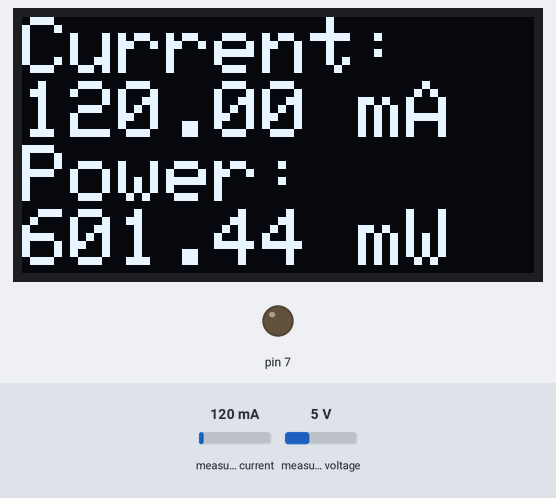
The sketch below on a simulated Arduino Uno, built with avr-gcc and run on an emulated ATmega328P. Parts: 128×64 one-colour display, output pins drawn as LEDs (lit = HIGH). The inputs (shaded band) are chosen by the test bench; at power-on: measured current 120 mA, measured voltage 5 V. What the sketch prints to the serial monitor is not drawn.

Above: at 2.2 s.
2.3 s: measured current set to 40 mA
At 4.5 s:
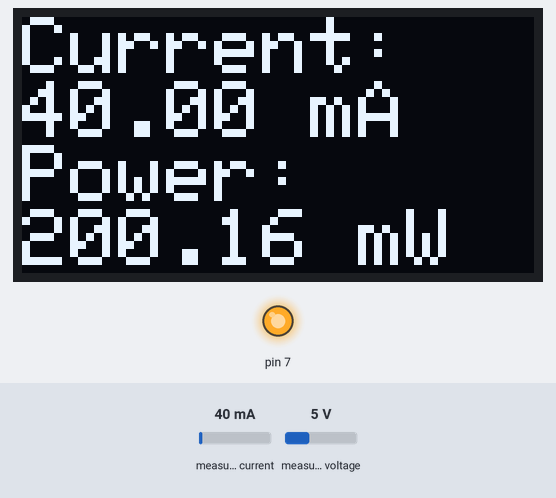
7.7 s: measured voltage set to 0.3 V
At 10.7 s:
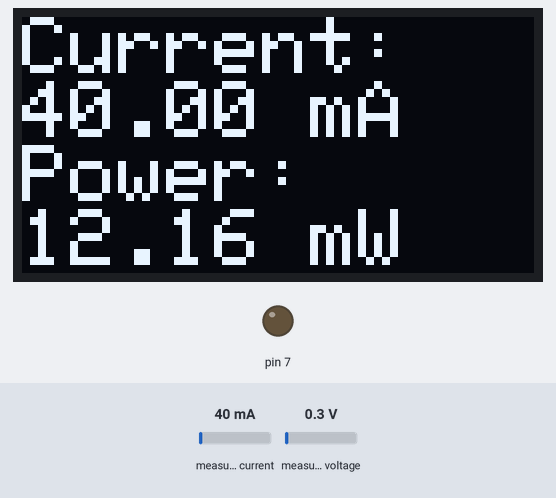
12.7 s: measured current set to 500 mA
At 14.8 s:
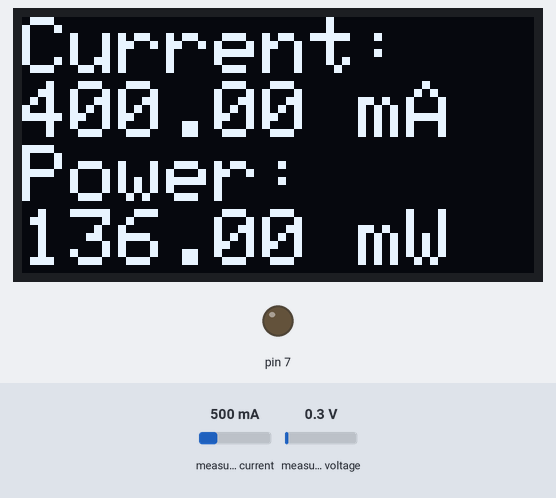
16.8 s: measured voltage set to 3.8 V
At 18.8 s:
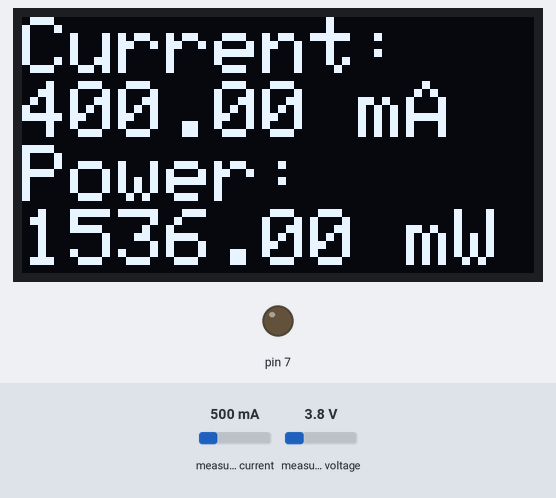
Timing chart, 0 to 21.9 s (numbered marks = the images above; inputs shaded):
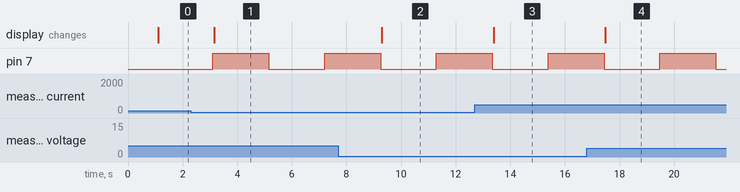

The sketch:

power_meter.ino
```cpp
// Libraries
#include <SPI.h>
#include <Wire.h>
#include <Adafruit_GFX.h>
#include <Adafruit_SSD1306.h>
#include <Adafruit_INA219.h>

// INA sensor
Adafruit_INA219 ina219;

// OLED screen
#define OLED_RESET 4
Adafruit_SSD1306 display(OLED_RESET);
#if (SSD1306_LCDHEIGHT != 64)
#error("Height incorrect, please fix Adafruit_SSD1306.h!");
#endif

// Measurement variables
float current_mA;
float power_mW;

void setup()   {

  Serial.begin(115200);

  // Init INA219
  ina219.begin();
  ina219.setCalibration_16V_400mA();

  // Init OLED
  display.begin(SSD1306_SWITCHCAPVCC, 0x3D);

  // Display welcome message
  display.clearDisplay();
  display.setTextSize(2);
  display.setTextColor(WHITE);
  display.setCursor(0,26);
  display.println("Ready!");
  display.display();
  delay(1000);

  // LED
  pinMode(7, OUTPUT);

}


void loop() {

  // LED OFF
  digitalWrite(7, LOW);

  // Measure
  current_mA = measureCurrent();
  power_mW = measurePower();

  // Display data
  displayData(current_mA, power_mW);
  delay(2000);

  // LED ON
  digitalWrite(7, HIGH);

  // Measure
  current_mA = measureCurrent();
  power_mW = measurePower();

   // Display data
  displayData(current_mA, power_mW);
  delay(2000);

}

// Function to measure current
float measureCurrent() {

  // Measure
  float shuntvoltage = ina219.getShuntVoltage_mV();
  float busvoltage = ina219.getBusVoltage_V();
  float current_mA = ina219.getCurrent_mA();
  float loadvoltage = busvoltage + (shuntvoltage / 1000);

  Serial.print("Bus Voltage:   "); Serial.print(busvoltage); Serial.println(" V");
  Serial.print("Shunt Voltage: "); Serial.print(shuntvoltage); Serial.println(" mV");
  Serial.print("Load Voltage:  "); Serial.print(loadvoltage); Serial.println(" V");
  Serial.print("Current:       "); Serial.print(current_mA); Serial.println(" mA");
  Serial.println("");

  // If negative, set to zero
  if (current_mA < 0) {
    current_mA = 0.0;
  }

  return current_mA;

}

// Function to measure power
float measurePower() {

  // Measure
  float shuntvoltage = ina219.getShuntVoltage_mV();
  float busvoltage = ina219.getBusVoltage_V();
  float current_mA = ina219.getCurrent_mA();
  float loadvoltage = busvoltage + (shuntvoltage / 1000);

  Serial.print("Bus Voltage:   "); Serial.print(busvoltage); Serial.println(" V");
  Serial.print("Shunt Voltage: "); Serial.print(shuntvoltage); Serial.println(" mV");
  Serial.print("Load Voltage:  "); Serial.print(loadvoltage); Serial.println(" V");
  Serial.print("Current:       "); Serial.print(current_mA); Serial.println(" mA");
  Serial.println("");

  // If negative, set to zero
  if (current_mA < 0) {
    current_mA = 0.0;
  }

  return current_mA * loadvoltage;

}

// Display measurement data
void displayData(float current, float power) {

  // Clear
  display.clearDisplay();
  display.setTextSize(2);
  display.setTextColor(WHITE);

  // Current
  display.setCursor(0,0);
  display.println("Current: ");
  display.print(current);
  display.println(" mA");

  // Power
  display.println("Power: ");
  display.print(power);
  display.println(" mW");

  // Displays
  display.display();

}
```

Measured:
- after the input at 2.3 s, the display: changes after 0.85 s (image 1)
- after the input at 7.7 s, the display: changes after 1.6 s (image 2)
- after the input at 12.7 s, the display: changes after 0.69 s (image 3)
- after the input at 16.8 s, the display: changes after 0.68 s (image 4)
